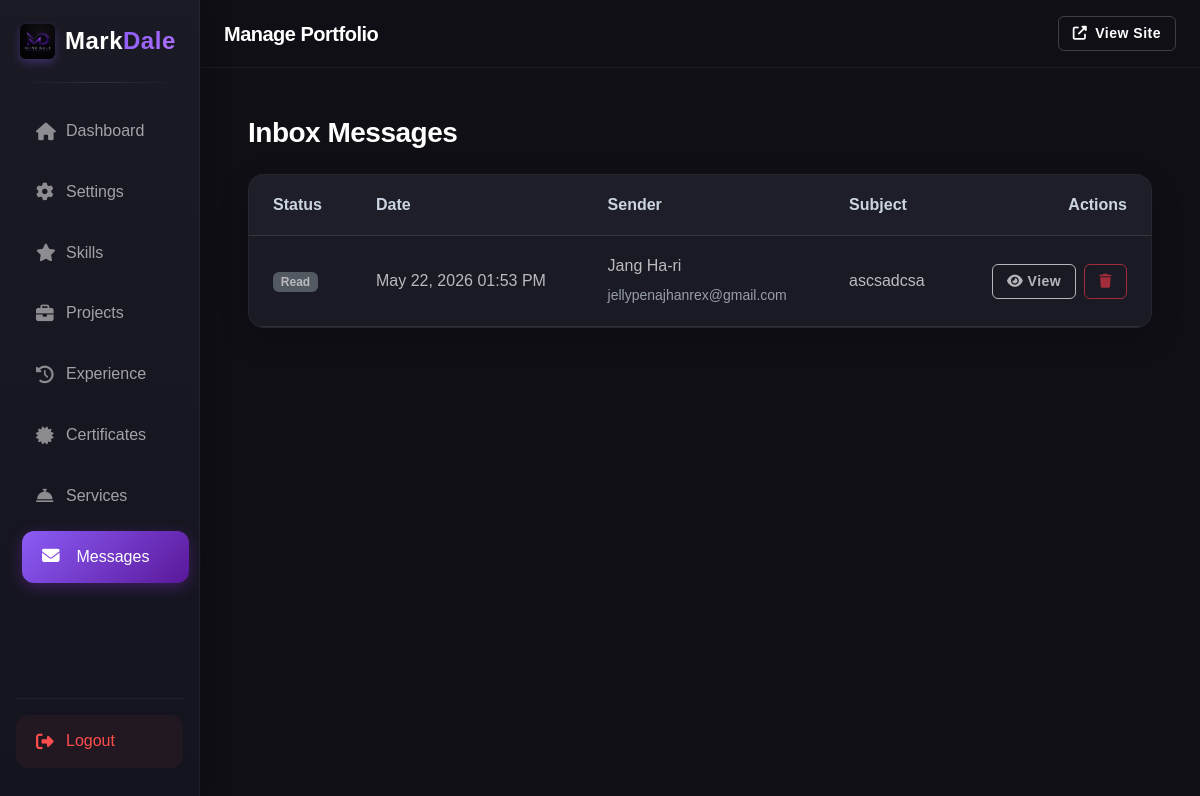
Page /admin/messages.php (signed in) on the committed database.
### tables this page shows
CREATE TABLE `messages` (
  `id` int(11) NOT NULL AUTO_INCREMENT,
  `name` varchar(255) NOT NULL,
  `email` varchar(255) NOT NULL,
  `subject` varchar(255) NOT NULL,
  `message` text NOT NULL,
  `is_read` tinyint(1) DEFAULT 0,
  `created_at` timestamp NOT NULL DEFAULT current_timestamp(),
  PRIMARY KEY (`id`)
);

### admin/messages.php (the view, shortened to what this page needs)
<?php
require_once '../includes/db.php';
$stmt = $pdo->query("SELECT * FROM messages ORDER BY created_at DESC");
$messages = $stmt->fetchAll(PDO::FETCH_ASSOC);
require_once 'includes/header.php';
?>
<div class="d-flex justify-content-between align-items-center mb-4">
    <h3 class="text-white fw-bold mb-0">Inbox Messages</h3>
</div>
<div class="custom-card p-0 overflow-hidden mb-5">
    <div class="table-responsive">
        <table class="table table-custom mb-0 table-hover align-middle">
            <thead style="background-color: rgba(255,255,255,0.02);">
                <tr>
                    <th class="px-4 py-3 text-muted fw-semibold">Status</th>
                    <th class="px-4 py-3 text-muted fw-semibold">Date</th>
                    <th class="px-4 py-3 text-muted fw-semibold">Sender</th>
                    <th class="px-4 py-3 text-muted fw-semibold">Subject</th>
                    <th class="px-4 py-3 text-muted fw-semibold text-end">Actions</th>
                </tr>
            </thead>
            <tbody>
                <?php foreach($messages as $msg): ?>
                <tr style="border-bottom: 1px solid rgba(255,255,255,0.05); <?= $msg['is_read'] ? 'opacity: 0.7;' : 'font-weight: bold;' ?>">
                    <td class="px-4 py-3">
                        <?php if($msg['is_read']): ?>
                            <span class="badge bg-secondary">Read</span>
                        <?php else: ?>
                            <span class="badge bg-primary">New</span>
                        <?php endif; ?>
                    </td>
                    <td class="px-4 py-3 text-white"><?= date('M d, Y h:i A', strtotime($msg['created_at'])) ?></td>
                    <td class="px-4 py-3 text-white">
                        <?= htmlspecialchars($msg['name']) ?><br>
                        <small class="text-muted fw-normal"><?= htmlspecialchars($msg['email']) ?></small>
                    </td>
                    <td class="px-4 py-3 text-white"><?= htmlspecialchars($msg['subject']) ?></td>
                    <td class="px-4 py-3">
                        <div class="d-flex justify-content-end gap-2 flex-nowrap">
                            <button class="btn btn-sm btn-outline-light view-btn"
                                    data-name="<?= htmlspecialchars($msg['name']) ?>"
                                    data-email="<?= htmlspecialchars($msg['email']) ?>"
                                    data-date="<?= date('M d, Y h:i A', strtotime($msg['created_at'])) ?>"
                                    data-subject="<?= htmlspecialchars($msg['subject']) ?>"
                                    data-message="<?= htmlspecialchars($msg['message']) ?>"
                                    data-id="<?= $msg['id'] ?>"
                                    data-read="<?= $msg['is_read'] ?>"
                                    data-bs-toggle="modal" data-bs-target="#viewModal">
                                <i class="fas fa-eye"></i> View
                            </button>
                            <button type="button" class="btn btn-sm btn-outline-danger delete-btn" data-id="<?= $msg['id'] ?>"><i class="fas fa-trash"></i></button>
                        </div>
                    </td>
                </tr>
                <?php endforeach; ?>
            </tbody>
        </table>
    </div>
</div>
<?php require_once 'includes/footer.php'; ?>

### assets/css/style.css (style rules this page uses)
:root { --bg-color: #0f0f15; --surface-color: #1a1a24; --surface-light: #252533; --primary-color: #8b5cf6; --primary-hover: #a78bfa; --text-main: #ffffff; --text-muted: #cbd5e1; --font-family: 'Poppins', sans-serif; }
body { background-color: var(--bg-color); color: var(--text-main); font-family: var(--font-family); -webkit-font-smoothing: antialiased; font-size: 16px; line-height: 1.8; }
.text-muted { color: var(--text-muted) !important; }
h1, h2, h3, h4, h5, h6 { color: var(--text-main); font-weight: 600; letter-spacing: -0.5px; }
.btn { padding: 14px 30px; font-size: 1rem; font-weight: 600; border-radius: 8px; letter-spacing: 0.5px; }
.btn-sm { padding: 6px 14px !important; font-size: 0.875rem !important; border-radius: 6px !important; }
.custom-card { background-color: var(--surface-color); border: 1px solid rgba(255, 255, 255, 0.05); border-radius: 16px; padding: 35px; transition: all 0.4s ease; box-shadow: 0 10px 30px rgba(0, 0, 0, 0.2); }

### admin/includes/header.php (style rules this page uses)
.table-custom { color: white; border-color: rgba(255,255,255,0.1); }
.table-custom th, .table-custom td { background-color: transparent; border-color: rgba(255,255,255,0.1); }

### rows in the picture
messages: is_read "Read", created_at "May 22, 2026 01:53 PM", name "Jang Ha-ri", email "jellypenajhanrex@gmail.com", subject "ascsadcsa"
